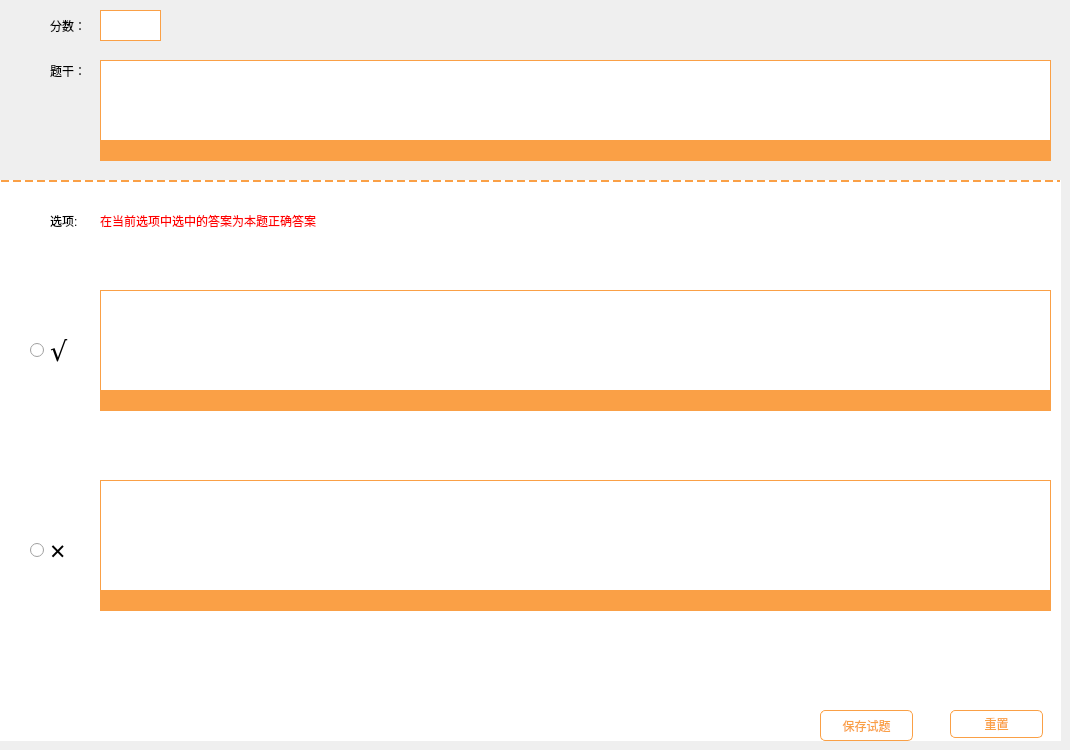
       <widget class="QWidget" name="page_8">
        <widget class="QLabel" name="label_22">
         <property name="geometry">
          <rect>
           <x>50</x>
           <y>10</y>
           <width>41</width>
           <height>31</height>
          </rect>
         </property>
         <property name="text">
          <string>分数：</string>
         </property>
        </widget>
        <widget class="QLineEdit" name="lineEdit_3">
         <property name="geometry">
          <rect>
           <x>100</x>
           <y>10</y>
           <width>61</width>
           <height>31</height>
          </rect>
         </property>
         <property name="font">
          <font>
           <family>黑体</family>
           <pointsize>12</pointsize>
          </font>
         </property>
         <property name="styleSheet">
          <string notr="true">#lineEdit_3
{
 border:1px solid #faa046;
background-color:
}</string>
         </property>
        </widget>
        <widget class="QLabel" name="label_23">
         <property name="geometry">
          <rect>
           <x>50</x>
           <y>60</y>
           <width>51</width>
           <height>21</height>
          </rect>
         </property>
         <property name="text">
          <string>题干：</string>
         </property>
        </widget>
        <widget class="QTextEdit" name="textEdit_13">
         <property name="geometry">
          <rect>
           <x>100</x>
           <y>60</y>
           <width>951</width>
           <height>87</height>
          </rect>
         </property>
         <property name="font">
          <font>
           <family>黑体</family>
           <pointsize>11</pointsize>
          </font>
         </property>
         <property name="styleSheet">
          <string notr="true">#textEdit_13
{
   border:1px solid #faa046;
}</string>
         </property>
        </widget>
        <widget class="QLabel" name="label_24">
         <property name="geometry">
          <rect>
           <x>100</x>
           <y>140</y>
           <width>951</width>
           <height>21</height>
          </rect>
         </property>
         <property name="styleSheet">
          <string notr="true">#label_24
{
border:1px solid  #faa046;;
background-color: #faa046;;
}</string>
         </property>
         <property name="text">
          <string/>
         </property>
        </widget>
        <widget class="QWidget" name="widget_12" native="true">
         <property name="geometry">
          <rect>
           <x>0</x>
           <y>180</y>
           <width>1061</width>
           <height>561</height>
          </rect>
         </property>
         <property name="styleSheet">
          <string notr="true">#widget_12
{
border:none;
border-top:2px dashed #faa046 ;;
background-color:#ffffff;
}</string>
         </property>
         <widget class="QLabel" name="label_25">
          <property name="geometry">
           <rect>
            <x>50</x>
            <y>30</y>
            <width>41</width>
            <height>21</height>
           </rect>
          </property>
          <property name="text">
           <string>选项:</string>
          </property>
         </widget>
         <widget class="QLabel" name="label_26">
          <property name="geometry">
           <rect>
            <x>100</x>
            <y>30</y>
            <width>311</width>
            <height>21</height>
           </rect>
          </property>
          <property name="styleSheet">
           <string notr="true">#label_26
{
color:red;
}</string>
          </property>
          <property name="text">
           <string>在当前选项中选中的答案为本题正确答案</string>
          </property>
         </widget>
         <widget class="QRadioButton" name="radioButton_5">
          <property name="geometry">
           <rect>
            <x>30</x>
            <y>150</y>
            <width>71</width>
            <height>41</height>
           </rect>
          </property>
          <property name="font">
           <font>
            <family>黑体</family>
            <pointsize>20</pointsize>
           </font>
          </property>
          <property name="text">
           <string>√</string>
          </property>
         </widget>
         <widget class="QTextEdit" name="textEdit_14">
          <property name="geometry">
           <rect>
            <x>100</x>
            <y>110</y>
            <width>951</width>
            <height>101</height>
           </rect>
          </property>
          <property name="font">
           <font>
            <family>黑体</family>
            <pointsize>11</pointsize>
           </font>
          </property>
          <property name="styleSheet">
           <string notr="true">#textEdit_14
{
   border:1px solid #faa046;
}</string>
          </property>
         </widget>
         <widget class="QLabel" name="label_27">
          <property name="geometry">
           <rect>
            <x>100</x>
            <y>210</y>
            <width>951</width>
            <height>21</height>
           </rect>
          </property>
          <property name="styleSheet">
           <string notr="true">#label_27
{
border:1px solid  #faa046;;
background-color: #faa046;;
}</string>
          </property>
          <property name="text">
           <string/>
          </property>
         </widget>
         <widget class="QRadioButton" name="radioButton_6">
          <property name="geometry">
           <rect>
            <x>30</x>
            <y>350</y>
            <width>71</width>
            <height>41</height>
           </rect>
          </property>
          <property name="font">
           <font>
            <family>黑体</family>
            <pointsize>20</pointsize>
           </font>
          </property>
          <property name="text">
           <string>×</string>
          </property>
         </widget>
         <widget class="QTextEdit" name="textEdit_15">
          <property name="geometry">
           <rect>
            <x>100</x>
            <y>300</y>
            <width>951</width>
            <height>111</height>
           </rect>
          </property>
          <property name="font">
           <font>
            <family>黑体</family>
            <pointsize>11</pointsize>
           </font>
          </property>
          <property name="styleSheet">
           <string notr="true">#textEdit_15
{
   border:1px solid #faa046;
}</string>
          </property>
         </widget>
         <widget class="QLabel" name="label_28">
          <property name="geometry">
           <rect>
            <x>100</x>
            <y>410</y>
            <width>951</width>
            <height>21</height>
           </rect>
          </property>
          <property name="styleSheet">
           <string notr="true">#label_28
{
border:1px solid  #faa046;;
background-color: #faa046;;
}</string>
          </property>
          <property name="text">
           <string/>
          </property>
         </widget>
         <widget class="QPushButton" name="pushButton_17">
          <property name="geometry">
           <rect>
            <x>820</x>
            <y>530</y>
            <width>93</width>
            <height>31</height>
           </rect>
          </property>
          <property name="styleSheet">
           <string notr="true">#pushButton_17{
border:none;
border:1px solid #faa046;
color:#faa046;
border-radius:5;
}

#pushButton_17:hover{
border:1px solid #50b8f7;
color:#50b8f7;
}</string>
          </property>
          <property name="text">
           <string>保存试题</string>
          </property>
         </widget>
         <widget class="QPushButton" name="pushButton_18">
          <property name="geometry">
           <rect>
            <x>950</x>
            <y>530</y>
            <width>93</width>
            <height>28</height>
           </rect>
          </property>
          <property name="styleSheet">
           <string notr="true">#pushButton_18{
border:none;
border:1px solid #faa046;
color:#faa046;
border-radius:5;
}

#pushButton_18:hover{
border:1px solid #50b8f7;
color:#50b8f7;
}</string>
          </property>
          <property name="text">
           <string>重置</string>
          </property>
         </widget>
        </widget>
       </widget>
